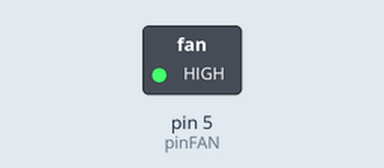
Recording of a sketch running on a simulated Arduino Uno, built with avr-gcc and run on an emulated ATmega328P. Shown: switched loads named in the sketch (green lamp = pin HIGH).

Above: at 3.0 s.
At 7.5 s:
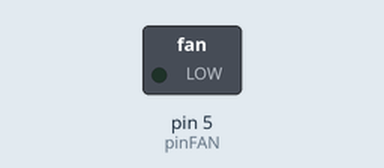
Timing chart, 0 to 11.7 s (numbered marks = the images above):
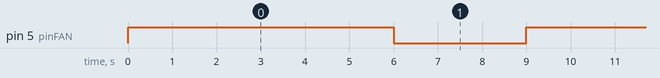

Measured:
- by itself, pin 5 (pinFAN): alternates HIGH for 6.0 s and LOW for 3.0 s

The sketch:

mod_Aspiracion.ino
```cpp
int pinFAN = 5;         // FAN-PC a traves de MODULO RELE: pin S en pin 5

void setup() {
  pinMode(pinFAN, OUTPUT);    // fan como salida
  Serial.begin(9600);         // inicializacion de comunicacion serial a 9600 bps
}

void loop() {           // loop de prueba para modulo de ASPIRACION
  encenderFan();        // llamado a función encenderFan
  delay(6000);          // demora de 6 segundos

  apagarFan();          // llamado a función apagarFan
  delay(3000);          // demora de 3 segundos
}

void encenderFan(){             // creacion de funcion con objetivo: ENCENDER EL VENTILADOR
  digitalWrite(pinFAN, HIGH);
}

void apagarFan(){               // creacion de funcion con objetivo: APAGAR EL VENTILADOR
  digitalWrite(pinFAN, LOW);
}
```
